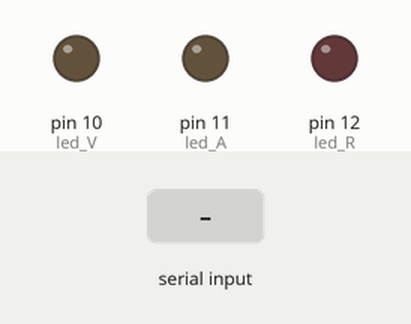
The sketch below on a simulated Arduino Uno, built with avr-gcc and run on an emulated ATmega328P. On the bench: output pins drawn as LEDs (lit = HIGH). The test bench sets the inputs (shaded band). What the sketch prints to the serial monitor is not drawn.

Above: at 1.2 s.
1.3 s: "1" received over Serial
At 2.5 s:
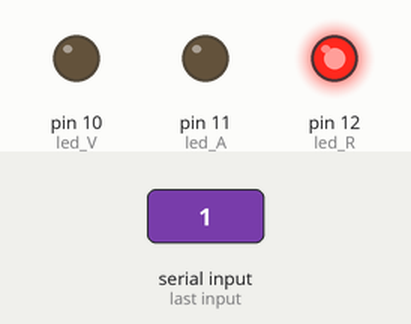
2.8 s: "3" received over Serial
At 3.8 s:
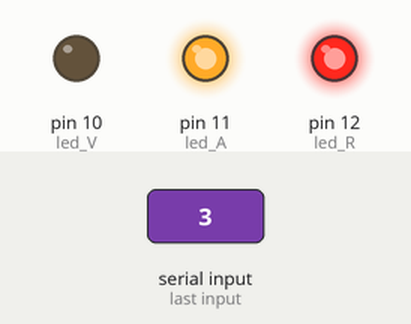
4.3 s: "0" received over Serial
At 4.9 s:
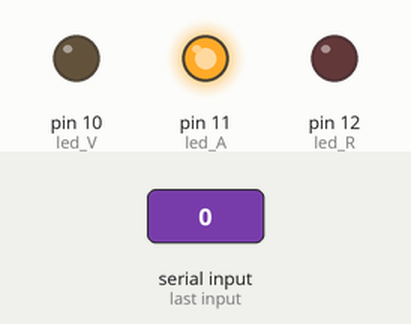
5.8 s: "5" received over Serial
At 6.1 s:
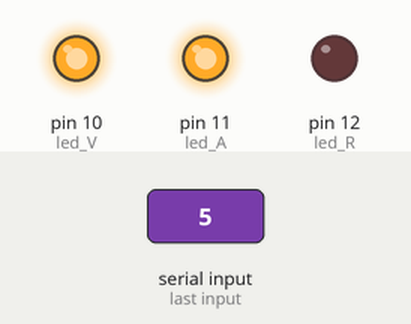
7.3 s: "2" received over Serial
At 8.4 s:
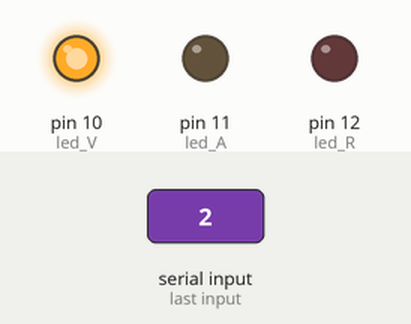
8.8 s: "4" received over Serial
At 9.6 s:
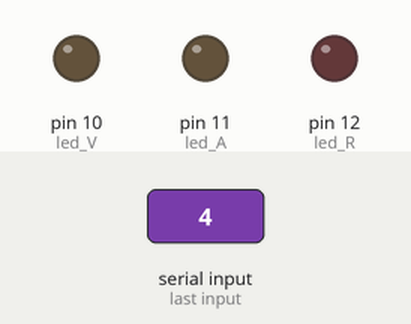
Timing chart, 0 to 11.3 s (numbered marks = the images above; inputs shaded):
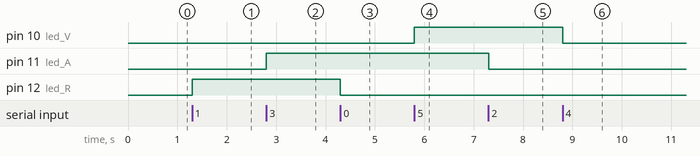

Measured:
- after the input at 1.3 s, pin 12 (led_R): LOW → HIGH at once
- after the input at 2.8 s, pin 11 (led_A): LOW → HIGH at once
- after the input at 4.3 s, pin 12 (led_R): HIGH → LOW at once
- after the input at 5.8 s, pin 10 (led_V): LOW → HIGH at once
- after the input at 7.3 s, pin 11 (led_A): HIGH → LOW at once
- after the input at 8.8 s, pin 10 (led_V): HIGH → LOW at once

The sketch:

_3ledde.ino
```cpp
#define led_R 12
#define led_A 11
#define led_V 10
#define CANT_LUCES 3
bool rojo=false;
bool amarillo=false;
bool verde=false;

int luces[CANT_LUCES];

void setup()
{
  int i;
  Serial.begin(9600);
  pinMode(led_R,OUTPUT);
   pinMode(led_A,OUTPUT);
    pinMode(led_V,OUTPUT);

    for(i=0;i<CANT_LUCES;i++)
    {
      luces[i]=0;
    }

}

void loop()
{
  int i;
  if(Serial.available())
  {
    char c=Serial.read();

     // IMPAR = TRUE, PAR= FALSE
     //ROJO
     if(c=='1')
     {
      rojo=true;
      luces[0]=1;
     }
     if(c=='0')
     {
      rojo=false;
      luces[0]=0;
     }

     //AMARILLO
     if(c=='3')
     {
      amarillo=true;
      luces[1]=1;
     }
     if(c=='2')
     {
      amarillo=false;
      luces[1]=0;
     }

     //VERDE
     if(c=='5')
     {
      verde=true;
      luces[2]=1;
     }
     if(c=='4')
     {
      verde=false;
      luces[2]=0;
     }

   if(c=='a')
     {
       for(i=0;i=CANT_LUCES;i++)
       {
        Serial.write("a=");
        Serial.write(luces[i]);
       }
     }

     Serial.write("1=Recibido el dato");
  }

  if(rojo==false)
  {
    digitalWrite(led_R,LOW);
  }
   if(rojo==true)
  {
    digitalWrite(led_R,HIGH);
  }

  if(amarillo==false)
  {
    digitalWrite(led_A,LOW);
  }
   if(amarillo==true)
  {
    digitalWrite(led_A,HIGH);
  }

  if(verde==false)
  {
    digitalWrite(led_V,LOW);
  }
   if(verde==true)
  {
    digitalWrite(led_V,HIGH);
  }
}
```
